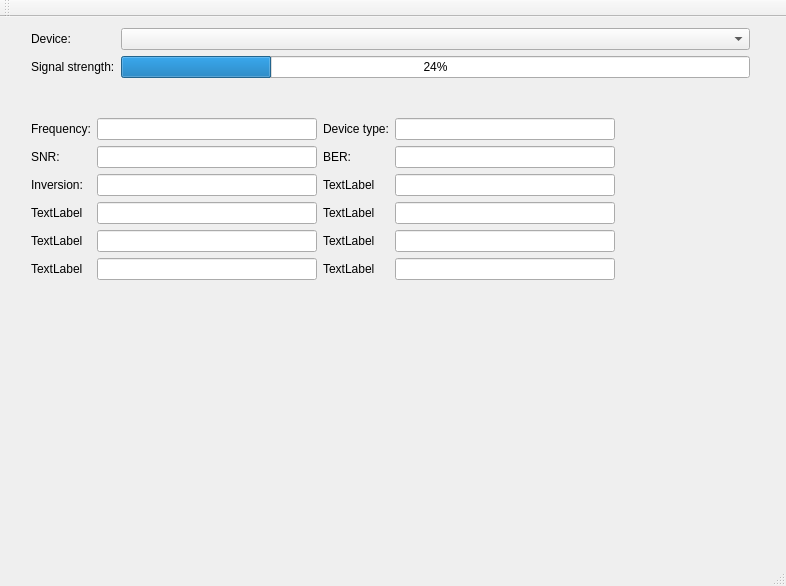
<?xml version="1.0" encoding="UTF-8"?>
<ui version="4.0">
 <class>MainWindow</class>
 <widget class="QMainWindow" name="MainWindow">
  <property name="geometry">
   <rect>
    <x>0</x>
    <y>0</y>
    <width>786</width>
    <height>586</height>
   </rect>
  </property>
  <property name="windowTitle">
   <string>DVB Status</string>
  </property>
  <widget class="QWidget" name="centralWidget">
   <widget class="QWidget" name="formLayoutWidget">
    <property name="geometry">
     <rect>
      <x>20</x>
      <y>0</y>
      <width>741</width>
      <height>91</height>
     </rect>
    </property>
    <layout class="QFormLayout" name="formLayout">
     <property name="fieldGrowthPolicy">
      <enum>QFormLayout::AllNonFixedFieldsGrow</enum>
     </property>
     <item row="2" column="0">
      <widget class="QLabel" name="label">
       <property name="text">
        <string>Device:</string>
       </property>
      </widget>
     </item>
     <item row="2" column="1">
      <widget class="QComboBox" name="comboBox"/>
     </item>
     <item row="4" column="0">
      <widget class="QLabel" name="label_3">
       <property name="text">
        <string>Signal strength:</string>
       </property>
      </widget>
     </item>
     <item row="4" column="1">
      <widget class="QProgressBar" name="progressBar">
       <property name="value">
        <number>24</number>
       </property>
      </widget>
     </item>
    </layout>
   </widget>
   <widget class="QWidget" name="gridLayoutWidget">
    <property name="geometry">
     <rect>
      <x>20</x>
      <y>90</y>
      <width>741</width>
      <height>291</height>
     </rect>
    </property>
    <layout class="QGridLayout" name="gridLayout">
     <property name="sizeConstraint">
      <enum>QLayout::SetFixedSize</enum>
     </property>
     <item row="2" column="2">
      <widget class="QLineEdit" name="lineEdit_5">
       <property name="enabled">
        <bool>true</bool>
       </property>
       <property name="readOnly">
        <bool>true</bool>
       </property>
      </widget>
     </item>
     <item row="1" column="4">
      <widget class="QLineEdit" name="lineEdit_4">
       <property name="enabled">
        <bool>true</bool>
       </property>
       <property name="readOnly">
        <bool>true</bool>
       </property>
      </widget>
     </item>
     <item row="1" column="2">
      <widget class="QLineEdit" name="lineEdit_3">
       <property name="enabled">
        <bool>true</bool>
       </property>
       <property name="readOnly">
        <bool>true</bool>
       </property>
      </widget>
     </item>
     <item row="2" column="3">
      <widget class="QLabel" name="label_8">
       <property name="text">
        <string>TextLabel</string>
       </property>
      </widget>
     </item>
     <item row="2" column="1">
      <widget class="QLabel" name="label_7">
       <property name="text">
        <string>Inversion:</string>
       </property>
      </widget>
     </item>
     <item row="1" column="1">
      <widget class="QLabel" name="label_5">
       <property name="text">
        <string>SNR:</string>
       </property>
      </widget>
     </item>
     <item row="0" column="1">
      <widget class="QLabel" name="label_2">
       <property name="text">
        <string>Frequency:</string>
       </property>
      </widget>
     </item>
     <item row="1" column="3">
      <widget class="QLabel" name="label_6">
       <property name="text">
        <string>BER:</string>
       </property>
      </widget>
     </item>
     <item row="0" column="2">
      <widget class="QLineEdit" name="lineEdit_2">
       <property name="enabled">
        <bool>true</bool>
       </property>
       <property name="minimumSize">
        <size>
         <width>220</width>
         <height>0</height>
        </size>
       </property>
       <property name="readOnly">
        <bool>true</bool>
       </property>
      </widget>
     </item>
     <item row="2" column="4">
      <widget class="QLineEdit" name="lineEdit_6">
       <property name="readOnly">
        <bool>true</bool>
       </property>
      </widget>
     </item>
     <item row="0" column="3">
      <widget class="QLabel" name="label_4">
       <property name="text">
        <string>Device type:</string>
       </property>
      </widget>
     </item>
     <item row="0" column="4">
      <widget class="QLineEdit" name="lineEdit">
       <property name="enabled">
        <bool>true</bool>
       </property>
       <property name="minimumSize">
        <size>
         <width>220</width>
         <height>0</height>
        </size>
       </property>
       <property name="readOnly">
        <bool>true</bool>
       </property>
      </widget>
     </item>
     <item row="3" column="1">
      <widget class="QLabel" name="label_9">
       <property name="text">
        <string>TextLabel</string>
       </property>
      </widget>
     </item>
     <item row="3" column="2">
      <widget class="QLineEdit" name="lineEdit_7">
       <property name="readOnly">
        <bool>true</bool>
       </property>
      </widget>
     </item>
     <item row="3" column="3">
      <widget class="QLabel" name="label_10">
       <property name="text">
        <string>TextLabel</string>
       </property>
      </widget>
     </item>
     <item row="3" column="4">
      <widget class="QLineEdit" name="lineEdit_8">
       <property name="readOnly">
        <bool>true</bool>
       </property>
      </widget>
     </item>
     <item row="4" column="1">
      <widget class="QLabel" name="label_11">
       <property name="text">
        <string>TextLabel</string>
       </property>
      </widget>
     </item>
     <item row="4" column="2">
      <widget class="QLineEdit" name="lineEdit_9">
       <property name="readOnly">
        <bool>true</bool>
       </property>
      </widget>
     </item>
     <item row="4" column="3">
      <widget class="QLabel" name="label_12">
       <property name="text">
        <string>TextLabel</string>
       </property>
      </widget>
     </item>
     <item row="4" column="4">
      <widget class="QLineEdit" name="lineEdit_10">
       <property name="readOnly">
        <bool>true</bool>
       </property>
      </widget>
     </item>
     <item row="5" column="1">
      <widget class="QLabel" name="label_13">
       <property name="text">
        <string>TextLabel</string>
       </property>
      </widget>
     </item>
     <item row="5" column="2">
      <widget class="QLineEdit" name="lineEdit_11">
       <property name="readOnly">
        <bool>true</bool>
       </property>
      </widget>
     </item>
     <item row="5" column="3">
      <widget class="QLabel" name="label_14">
       <property name="text">
        <string>TextLabel</string>
       </property>
      </widget>
     </item>
     <item row="5" column="4">
      <widget class="QLineEdit" name="lineEdit_12">
       <property name="readOnly">
        <bool>true</bool>
       </property>
      </widget>
     </item>
    </layout>
   </widget>
  </widget>
  <widget class="QMenuBar" name="menuBar">
   <property name="geometry">
    <rect>
     <x>0</x>
     <y>0</y>
     <width>786</width>
     <height>25</height>
    </rect>
   </property>
  </widget>
  <widget class="QToolBar" name="mainToolBar">
   <attribute name="toolBarArea">
    <enum>TopToolBarArea</enum>
   </attribute>
   <attribute name="toolBarBreak">
    <bool>false</bool>
   </attribute>
  </widget>
  <widget class="QStatusBar" name="statusBar"/>
 </widget>
 <layoutdefault spacing="6" margin="11"/>
 <resources/>
 <connections/>
</ui>
